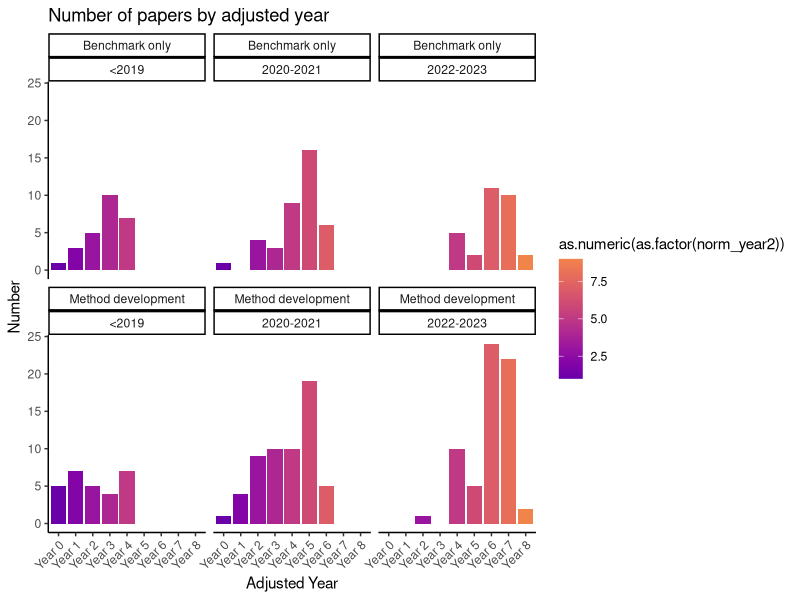

This chart was generated by the following R code: (Note: this script raises an error after producing the figure.)


library(ggplot2)
library(ggthemes)
library(viridis)
library(readr)
library(scales)


theme_set(theme_classic())

 
data <- read_csv("data.csv")
 
data$Paper.category[data$Paper.category == "New method development paper" ] <- "Method development" 
data$Paper.category[data$Paper.category == "Pure benchmarking paper"] <- "Benchmark only" 

data$Paper.category <- factor( data$Paper.category , levels = c( "Benchmark only" ,
                                                                 "Method development"))


data <- data[ !duplicated(data$PMID), ]

 
################
# Panel a
##############

data$category_year <- as.character( data$year )
data[ data$category_year  <= 2019 , ]$category_year <- "<2019"
data[ data$category_year  %in% c( 2020, 2021) , ]$category_year <- "2020-2021"
data[ data$category_year  %in% c( 2022, 2023) , ]$category_year <- "2022-2023"


ggplot(data ,   aes(x = norm_year2, fill=as.numeric(as.factor(norm_year2) ))) +
  geom_bar( ) + 
  labs(x = "Adjusted Year", y = "Number",
       title = "Number of papers by adjusted year") + 
  theme(axis.text.x = element_text(angle = 45, vjust = 1, hjust=1))+
  facet_wrap( ~Paper.category+ category_year)+ 
  scale_fill_viridis(option = "C", begin = 0.2, end = 0.7)




################
# Panel b
##############




column_of_interest <- c( 
  "Methods.compared", 
  "Selection.criteria", 
  
  "Memory.measured", 
  "Max.number.of.cells",
  "Sensitivity.analysis", 
  "Tuning" ,
  
  "Discovery." ,
  "Wet.lab.validation", 
  
  
  "Website", 
  "Data.availability", 
  "Package.availability", 
  "Prior.knowledge"  ,
  
  "Types.of.data"   , 
  "Number.of.experimental.datasets", 
  "Number.of.synthetic.datasets", 
  
  "Diversity.of.experimental.data", 
  
  "Recommendation", 
  "Applicability", 
  "Trade.offs", 
  "Future.directions" ,
  
  "Diversity.of.synthetic.datasets", 
  
  "Speed.measured.", 
  
  "Overall.comparison", 
  
  
  
  "Variability.of.score", 
  
  "Downstream.analysis"  
  
)




df_numeric <- df_numeric[ , -c( which( colnames( df_numeric) == "Timestamp")) ]
df_numeric <- as.data.frame(df_numeric)

df_numeric[ df_numeric  == "No"] <- 0 
df_numeric[ df_numeric  == "Yes"] <- 1

df_numeric[ df_numeric == "Default setting"] <- 0
df_numeric[ df_numeric == "Parameter tuning"] <- 1

df_numeric[ df_numeric  == "Not sure"]  <- 0.5

df_numeric[ df_numeric == "Synthetic data"]  <- 0.5
df_numeric[ df_numeric  == "Experimental data"]  <- 0.5
df_numeric[ df_numeric  == "Both"]  <- 1



data_heatmap <- df_numeric[, c( column_of_interest , "PMID") ]
data_heatmap  <- as.data.frame(data_heatmap )
data_heatmap[is.na(data_heatmap)] <- 0 

data_heatmap$Number.of.experimental.datasets <-  rescale( log10(data_heatmap$Number.of.experimental.datasets + 1) ) 
data_heatmap$Number.of.synthetic.datasets <-  rescale( log10(data_heatmap$Number.of.synthetic.datasets + 1) )
data_heatmap$Max.number.of.cells <-  rescale( log10(data_heatmap$Max.number.of.cells + 1) ) 
data_heatmap$Methods.compared <- rescale( data_heatmap$Methods.compared )

data_heatmap <- data_heatmap %>%
  dplyr::mutate(across(-PMID, as.numeric))

str(data_heatmap)


data_heatmap <- data_heatmap %>%
  dplyr::group_by(PMID) %>%
  dplyr::summarise(across(everything(), ~ mean(., na.rm = TRUE)))

pmid <- as.vector( data_heatmap[, 1] )
pmid  <- pmid$PMID
data_heatmap <- data_heatmap[, -1]



data_heatmap <- sapply(data_heatmap, as.numeric)
sum_score <- rowSums(  data_heatmap )

meta <- data[ match(pmid, data$PMID), ]
meta <- meta[, c("norm_year2", "Paper.category")]
sum_score <- data.frame( year = meta$norm_year2, score =  sum_score )
sum_score$paper_type <- meta$Paper.category
sum_score$year <- as.numeric(as.factor(sum_score$year)) # need to convert to numeric to fit the regression line 

ggplot(sum_score, aes( y = score  ,  x =  year ,  
                       colour = year))  +
  geom_jitter( alpha = 0.5 , size = 3)   +  geom_smooth( colour = "grey" , alpha = 0.1) + 
  scale_color_viridis(  option = "C", begin = 0.2, end = 0.7 ) + 
  facet_wrap(~paper_type)+  
  scale_x_continuous(breaks= pretty_breaks()) + 
  labs(x = "Adjusted Year", y = "Number",
       title = "Overall score")  







################
# Panel c
##############



df_numeric <- data
df_numeric_rm_outlier <- df_numeric[ which( df_numeric$Methods.compared < 25), ]
df_numeric_rm_outlier   %>% 
  ggplot() +
  aes(x = as.factor(norm_year2) , y = Methods.compared, color = norm_year2) +
  geom_boxplot() +
  labs(x = "Adjusted Year", y = "Number",
       title = "Number of methods", color = "Adjusted Year") +
  facet_wrap(~Paper.category, scales = "free" )+ 
  scale_colour_viridis(discrete = T, option = "C", begin = 0.2, end = 0.7)+ 
  theme(axis.text.x = element_text(angle = 45, vjust = 1, hjust=1))



################
# Panel d
##############



df_numeric_rm_outlier    %>% 
  ggplot() +
  aes(x = as.factor(norm_year2) , y = Number.of.experimental.datasets , color = norm_year2) +
  geom_boxplot() +
  labs(x = "Adjusted Year", y = "Number",
       title = "Number of experimental datasets", color = "Adjusted Year") +
  facet_wrap(~Paper.category, scales = "free" )+ 
  scale_colour_viridis(discrete = T, option = "C", begin = 0.2, end = 0.7) + scale_y_log10() +
  theme(axis.text.x = element_text(angle = 45, vjust = 1, hjust=1))



################
# Panel e
##############


num_more_method <-  data$Methods.compared -  data$biorxiv_number_method 

num_more_method <- data.frame(num_more_method = num_more_method, 
                              num_in_biorxiv = data$biorxiv_number_method , 
                              num_in_published = data$Methods.compared , 
                              paper_category = data$Paper.category,
                              year = as.numeric(as.factor(data$norm_year2)))

num_more_method <- num_more_method[ !is.na( num_more_method$num_in_biorxiv) ,  ]

num_more_method <- num_more_method[ num_more_method$num_in_published < 25, ]
num_more_method  %>%
  dplyr::group_by(paper_category) %>%
  dplyr::summarise(proportion = mean(num_more_method > 0, na.rm = TRUE))

ggplot( num_more_method , aes(x =    num_in_biorxiv , y =     num_in_published ) ) +
  geom_jitter(aes(colour =  num_in_published) , width = 0, height = 0.2,
              size = 3 , 
              alpha = 0.3) + 
  facet_wrap( ~paper_category, scales = "free") + 
  labs(x = "Number of biorxiv", y = "Number in published" )  + 
  geom_abline(intercept = 0, slope = 1, size = 0.5) + scale_colour_continuous( high = "red" , low = "blue")  


